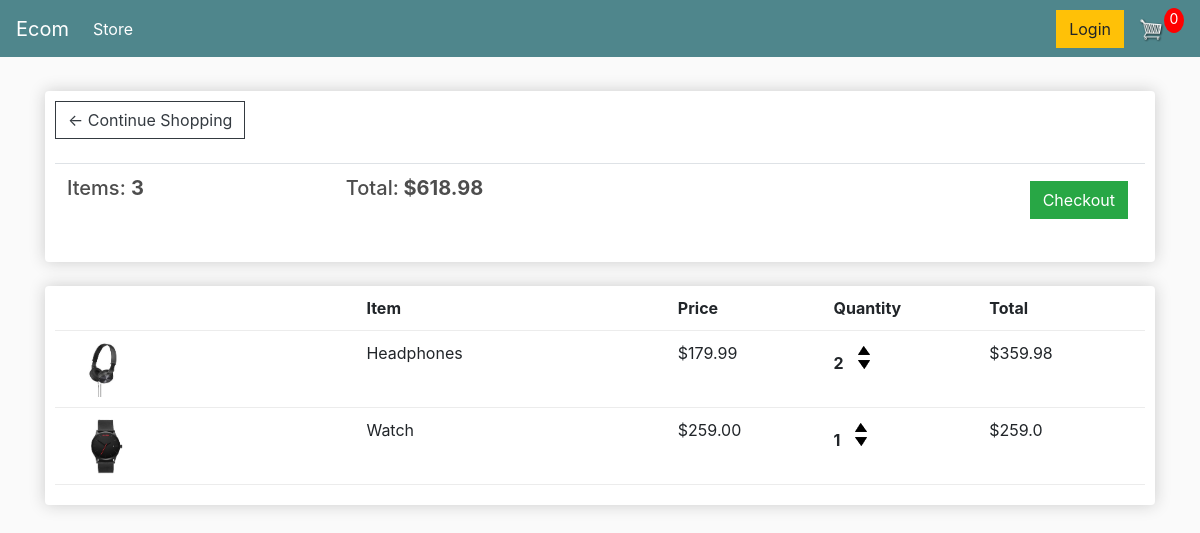
The app's page /cart/ (signed in) with its own data.
### store/models.py (models this page shows, shortened)
class Order(models.Model):
    customer = models.ForeignKey(Customer, on_delete=models.SET_NULL, null=True, blank=True)
    date_ordered = models.DateTimeField(auto_now_add=True)
    complete = models.BooleanField(default=False)
    transaction_id = models.CharField(max_length=100, null=True)
    @property
    def get_cart_total(self):
        orderitems = self.orderitem_set.all()
        total = sum([item.get_total for item in orderitems])
        return total
    @property
    def get_cart_items(self):
        orderitems = self.orderitem_set.all()
        total = sum([item.quantity for item in orderitems])
        return total

class OrderItem(models.Model):
    product = models.ForeignKey(Product, on_delete=models.SET_NULL, null=True)
    order = models.ForeignKey(Order, on_delete=models.SET_NULL, null=True)
    quantity = models.IntegerField(default=0, null=True, blank=True)
    date_added = models.DateTimeField(auto_now_add=True)
    @property
    def get_total(self):
        total = self.product.price * self.quantity
        return total

class Product(models.Model):
    name = models.CharField(max_length=200)
    price = models.FloatField()
    digital = models.BooleanField(default=False, null=True, blank=True)
    image = models.ImageField(null=True, blank=True)
    @property
    def imageURL(self):
        try:
            url = self.image.url
        except:
            url = ''
        return url

### store/views.py (the view)
# urls.py: path('cart/', views.cart, name="cart"),
def cart(request):
    if request.user.is_authenticated:
        customer = request.user.customer
        order, created = Order.objects.get_or_create(customer=customer, complete=False)
        items = order.orderitem_set.all()
    else:
        items = []
        order = {'get_cart_total': 0, 'get_cart_items': 0}
    context = {'items': items, 'order': order}
    return render(request, 'store/cart.html', context)

### store/templates/store/cart.html
{% extends 'store/main.html' %}
{% load static %}
{% block content %}
<div class="row">
    <div class="col-lg-12">
        <div class="box-element">
            <a class="btn btn-outline-dark" href="{% url 'store' %}">&#x2190; Continue Shopping</a>
            <br>
            <br>
            <table class="table">
                <tr>
                    <th><h5>Items: <strong>{{order.get_cart_items}}</strong></h5></th>
                    <th><h5>Total:<strong> ${{order.get_cart_total}}</strong></h5></th>
                    <th>
                        <a style="float:right; margin:5px;" class="btn btn-success"
                           href="{% url 'checkout' %}">Checkout</a>
                    </th>
                </tr>
            </table>
        </div>
        <br>
        <div class="box-element">
            <div class="cart-row">
                <div style="flex:2"></div>
                <div style="flex:2"><strong>Item</strong></div>
                <div style="flex:1"><strong>Price</strong></div>
                <div style="flex:1"><strong>Quantity</strong></div>
                <div style="flex:1"><strong>Total</strong></div>
            </div>
            {% for item in items %}
            <div class="cart-row">
                <div style="flex:2"><img class="row-image" src="{{item.product.imageURL}}"></div>
                <div style="flex:2"><p>{{item.product.name}}</p></div>
                <div style="flex:1"><p>${{item.product.price|floatformat:2}}</p></div>
                <div style="flex:1">
                    <p class="quantity">{{item.quantity}}</p>
                    <div class="quantity">
                        <img class="chg-quantity" src="{% static  'images/arrow-up.png' %}">
                        <img class="chg-quantity" src="{% static  'images/arrow-down.png' %}">
                    </div>
                </div>
                <div style="flex:1"><p>${{item.get_total}}</p></div>
            </div>
            {% endfor %}
        </div>
    </div>
</div>
{% endblock content %}

### store/templates/store/main.html (shortened to what this page needs)
<!DOCTYPE html>
{% load static %}
<html>
<head>
	<link rel="stylesheet" href="https://stackpath.bootstrapcdn.com/bootstrap/4.4.1/css/bootstrap.min.css">
	<link rel="stylesheet" type="text/css" href="{% static 'css/main.css' %}">
</head>
<body>
	<nav class="navbar navbar-expand-lg navbar-dark bg-dark">
	  <a class="navbar-brand" href="{% url 'store' %}">Ecom</a>
	  <div class="collapse navbar-collapse" id="navbarSupportedContent">
	    <ul class="navbar-nav mr-auto">
	      <li class="nav-item active">
	        <a class="nav-link" href="{% url 'store' %}">Store <span class="sr-only">(current)</span></a>
	      </li>
	    </ul>
	    <div class="form-inline my-2 my-lg-0">
	     	<a href="#"class="btn btn-warning">Login</a>
	     	<a href="{% url 'cart' %}">
	    		<img  id="cart-icon" src="{% static 'images/cart.png' %}">
	    	</a>
	    	<p id="cart-total">0</p>
	    </div>
	  </div>
	</nav>
     <div class="container">
            <br>
            {% block content %}
            {% endblock content %}
         </div>
</body>
</html>

### static/css/main.css (style rules this page uses)
body { background-color: hsl(0, 0%, 98%); }
h1,h2,h3,h4,h5,h6 { color:hsl(0, 0%, 30%); }
.box-element { box-shadow:hsl(0, 0%, 80%) 0 0 16px; background-color: #fff; border-radius: 4px; padding: 10px; }
.bg-dark { background-color: #4f868c!important; }
#cart-icon { width:25px; display: inline-block; margin-left: 15px; }
#cart-total { display: block; text-align: center; color:#fff; background-color: red; width: 20px; height: 25px; border-radius: 50%; font-size: 14px; }
.col-lg-4, .col-lg-6, .col-lg-8, .col-lg-12 { margin-top: 10px; }
.btn { border-radius: 0; }
.row-image { width: 100px; }
.cart-row { display: flex; align-items: flex-stretch; padding-bottom: 10px; margin-bottom: 10px; border-bottom: 1px solid #ececec; }
.quantity { display: inline-block; font-weight: 700; padding-right:10px; }
.chg-quantity { width: 12px; cursor: pointer; display: block; margin-top: 5px; transition:.1s; }

### records on screen
Order: get_cart_items "3", get_cart_total "618.98"
OrderItem: product.imageURL (picture), product.name "Headphones", product.price "179.99", quantity "2", get_total "359.98"
OrderItem: product.imageURL (picture), product.name "Watch", product.price "259.00", quantity "1", get_total "259.0"
